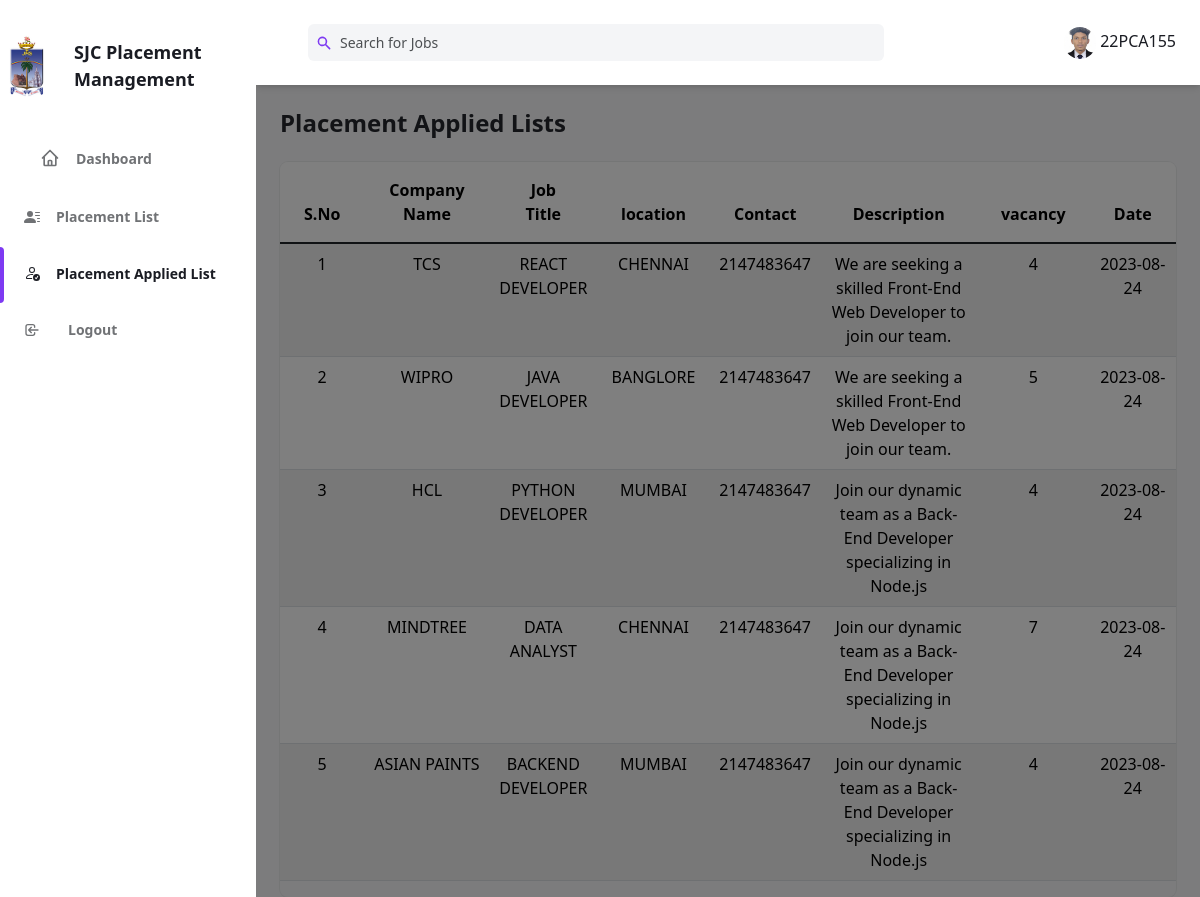
The app's page /user/applied.php (signed in), older data.
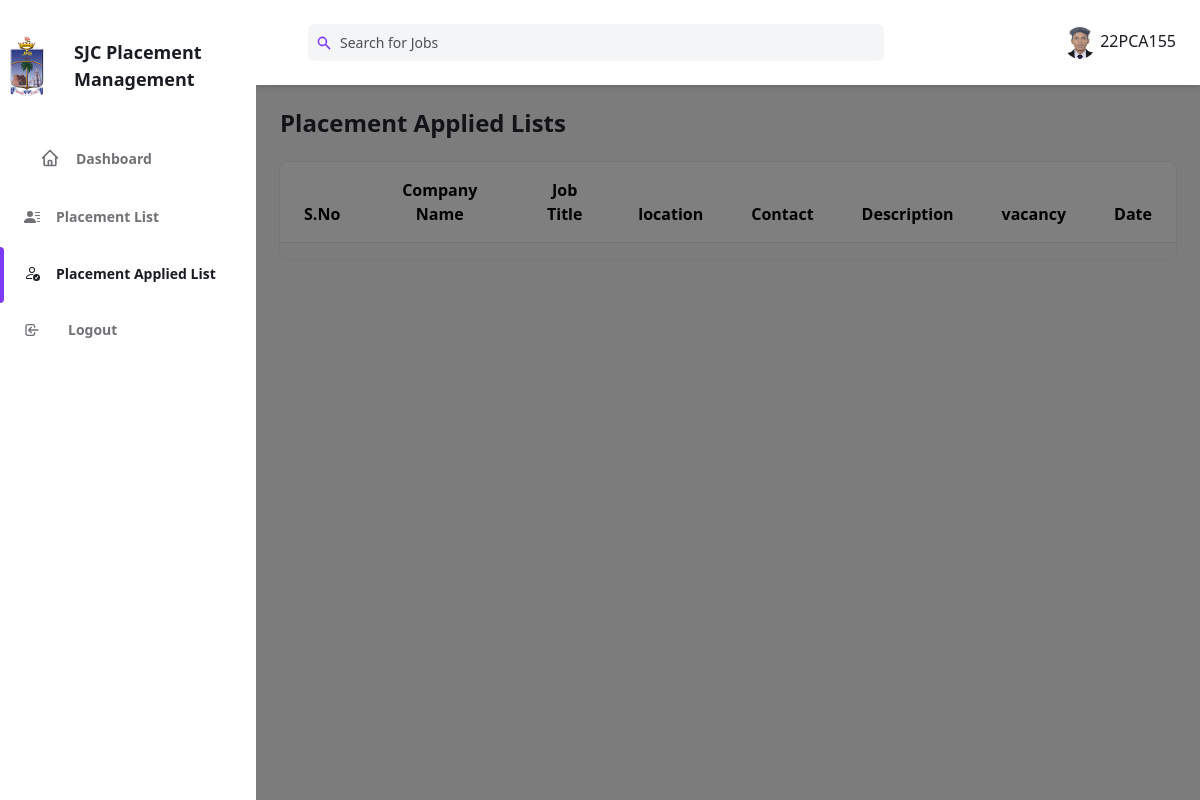
The same page, newer data.
### tables this page shows
CREATE TABLE `studentdetail` (
  `id` int(100) NOT NULL,
  `name` varchar(100) NOT NULL,
  `dno` varchar(100) NOT NULL,
  `major` varchar(100) NOT NULL,
  `phone` varchar(100) NOT NULL,
  `email` varchar(100) NOT NULL,
  `degree` varchar(100) NOT NULL,
  `year` varchar(100) NOT NULL,
  `skill` varchar(200) NOT NULL,
  `10th` varchar(100) NOT NULL,
  `12th` varchar(100) NOT NULL,
  `1st` varchar(100) NOT NULL,
  `2nd` varchar(100) NOT NULL,
  `3rd` varchar(100) NOT NULL,
  `4th` varchar(100) NOT NULL,
  `5th` varchar(100) NOT NULL,
  `6th` varchar(100) NOT NULL,
  `resume` varchar(200) NOT NULL,
  `profile_photo` varchar(200) NOT NULL
);

CREATE TABLE `users` (
  `id` int(100) NOT NULL,
  `name` varchar(100) NOT NULL,
  `dno` varchar(100) NOT NULL,
  `pass` varchar(100) NOT NULL
);

CREATE TABLE `pdf` (
  `id` int(100) NOT NULL,
  `s_id` int(100) NOT NULL,
  `c_id` int(100) NOT NULL,
  `resume` varchar(200) NOT NULL,
  `date` date NOT NULL DEFAULT current_timestamp()
);

CREATE TABLE `newplacement` (
  `id` int(100) NOT NULL,
  `name` varchar(100) NOT NULL,
  `title` varchar(100) NOT NULL,
  `qualification` varchar(100) NOT NULL,
  `location` varchar(100) NOT NULL,
  `contact` int(100) NOT NULL,
  `details` varchar(100) NOT NULL,
  `vacancy` varchar(100) NOT NULL,
  `lastdate` varchar(90) NOT NULL
);

### user/applied.php (the view, shortened to what this page needs)
<?php
include("database/db.php");
$id = $_SESSION['id'];
$select = "SELECT * FROM users WHERE id='$id'";
$reg = mysqli_query($con, $select);
$fetch = mysqli_fetch_array($reg);
$idd = $_SESSION['id'];
$selectUserQuery = "SELECT * FROM studentdetail WHERE id='$idd'";
$userResult = mysqli_query($con, $selectUserQuery);
$userData = mysqli_fetch_assoc($userResult);
?>
<!DOCTYPE html>
<html :class="{ 'theme-dark': dark }" x-data="data()" lang="en">
<head>
  <link href="https://cdn.jsdelivr.net/npm/bootstrap@5.3.1/dist/css/bootstrap.min.css" rel="stylesheet">
  <link rel="stylesheet" href="../assets/css/tailwind.output.css" />
  <link rel="stylesheet" href="https://cdnjs.cloudflare.com/ajax/libs/Chart.js/2.9.3/Chart.min.css" />
</head>
<body>
  <div class="flex h-screen bg-gray-50 dark:bg-gray-900" :class="{ 'overflow-hidden': isSideMenuOpen}">
    <aside class="z-20 hidden w-64 overflow-y-auto bg-white dark:bg-gray-800 md:block flex-shrink-0">
      <div class="py-4 text-gray-500 dark:text-gray-400">
        <div class="py-2 text-gray-500 dark:text-gray-400 flex items-center">
          <a href="https://sjctni.edu/" class="mr-2">
            <img src="../admin/img/sjc.png" alt="College Logo" width="75" height="75" class="rounded-full" style="text-align: center;">
          </a>
          <span class="ml-3 text-lg font-bold text-gray-800 dark:text-gray-200">SJC Placement Management</span>
        </div>
        <ul class="mt-6">
          <li class="relative px-10 py-3">
            <a class="inline-flex items-center w-full text-sm font-semibold transition-colors duration-150 hover:text-gray-800 dark:hover:text-gray-200" href="user_home.php">
              <span class="ml-4">Dashboard</span>
            </a>
          </li>
        </ul>
        <ul>
          <li class="relative px-6 py-3">
            <a class="inline-flex items-center w-full text-sm font-semibold transition-colors duration-150 hover:text-gray-800 dark:hover:text-gray-200" href="placement.php">
              <span class="ml-4">Placement List </span>
            </a>
          </li>
          <li class="relative px-6 py-3">
            <span class="absolute inset-y-0 left-0 w-1 bg-purple-600 rounded-tr-lg rounded-br-lg" aria-hidden="true"></span>
            <a class="inline-flex items-center w-full text-sm font-semibold text-gray-800 transition-colors duration-150 hover:text-gray-800 dark:hover:text-gray-200 dark:text-gray-100" href="applied.php">
              <span class="ml-4">Placement Applied List</span>
            </a>
          </li>
          <li class="relative px-6 py-3">
            <a class="inline-flex items-center w-full text-sm font-semibold transition-colors duration-150 hover:text-gray-800 dark:hover:text-gray-200" href="?log=yes" onclick="return confirm('Do you want to logout?')""
              >
              <svg
                          class=" w-4 h-4 mr-3" aria-hidden="true" fill="none" stroke-linecap="round" stroke-linejoin="round" stroke-width="2" viewBox="0 0 24 24" stroke="currentColor">
              <path d="M11 16l-4-4m0 0l4-4m-4 4h14m-5 4v1a3 3 0 01-3 3H6a3 3 0 01-3-3V7a3 3 0 013-3h7a3 3 0 013 3v1">
              </path>
              </svg>
              <span class="ml-4">Logout</span>
            </a>
          </li>
        </ul>
    </aside>
    <div x-show="isSideMenuOpen" x-transition:enter="transition ease-in-out duration-150" x-transition:enter-start="opacity-0" x-transition:enter-end="opacity-100" x-transition:leave="transition ease-in-out duration-150" x-transition:leave-start="opacity-100" x-transition:leave-end="opacity-0" class="fixed inset-0 z-10 flex items-end bg-black bg-opacity-50 sm:items-center sm:justify-center"></div>
    <div class="flex flex-col flex-1 w-full">
      <header class="z-10 py-4 bg-white shadow-md dark:bg-gray-800">
        <div class="container flex items-center justify-between h-full px-6 mx-auto text-purple-600 dark:text-purple-300">
          <div class="flex justify-center flex-1 lg:mr-32">
            <div class="relative w-full max-w-xl mr-6 focus-within:text-purple-500">
              <div class="absolute inset-y-0 flex items-center pl-2">
                <svg class="w-4 h-4" aria-hidden="true" fill="currentColor" viewBox="0 0 20 20">
                  <path fill-rule="evenodd" d="M8 4a4 4 0 100 8 4 4 0 000-8zM2 8a6 6 0 1110.89 3.476l4.817 4.817a1 1 0 01-1.414 1.414l-4.816-4.816A6 6 0 012 8z" clip-rule="evenodd"></path>
                </svg>
              </div>
              <input class="w-full pl-8 pr-2 text-sm text-gray-700 placeholder-gray-600 bg-gray-100 border-0 rounded-md dark:placeholder-gray-500 dark:focus:shadow-outline-gray dark:focus:placeholder-gray-600 dark:bg-gray-700 dark:text-gray-200 focus:placeholder-gray-500 focus:bg-white focus:border-purple-300 focus:outline-none focus:shadow-outline-purple form-input" type="text" placeholder="Search for Jobs" aria-label="Search" />
            </div>
          </div>
          <ul class="flex items-center flex-shrink-0 space-x-6">
            <li class='relative'>
              <button class='align-middle rounded-full focus:shadow-outline-purple focus:outline-none' @click='toggleProfileMenu' @keydown.escape='closeProfileMenu' aria-label='Account' aria-haspopup='true'>
                <img class="object-cover w-8 h-8 rounded-full" src="<?php echo isset($userData['profile_photo']) ? $userData['profile_photo'] : '../image/user.png'; ?>" alt="" aria-hidden="true" />
              </button>
              <span class="text-gray-800"><?php echo $fetch['dno']; ?></span>
            </li>
          </ul>
        </div>
      </header>
      <main class="h-full overflow-y-auto">
        <div class="container px-6 mx-auto grid">
          <h2 class="my-6 text-2xl font-semibold text-gray-700 dark:text-gray-200">
            Placement Applied Lists
          </h2>
          <div>
            <div class="w-full overflow-hidden rounded-lg shadow-xs">
              <div class="w-full overflow-x-auto">
                <div class="table-responsive">
                  <table class="table table-striped">
                    <thead class="table-light>
                    <tr
                      class=" text-xs font-semibold tracking-wide text-left text-gray-500 uppercase border-b dark:border-gray-700 bg-gray-50 dark:text-gray-400 dark:bg-gray-800">
                      <th class="px-4 py-3" style="text-align: center;">S.No</th>
                      <th class="px-4 py-3" style="text-align: center;">Company Name</th>
                      <th class="px-4 py-3" style="text-align: center;">Job Title</th>
                      <th class="px-4 py-3" style="text-align: center;">location</th>
                      <th class="px-4 py-3" style="text-align: center;">Contact</th>
                      <th class="px-4 py-3" style="text-align: center;">Description</th>
                      <th class="px-4 py-3" style="text-align: center;">vacancy</th>
                      <th class="px-4 py-3" style="text-align: center;">Date</th>
                    </thead>
                    <tbody class="table-group-divider">
                      <?php
                      $course = mysqli_query($con, "SELECT * FROM pdf where s_id=$_SESSION[id]");
                      $i = 1;
                      while ($row = mysqli_fetch_array($course)) {
                        $apply = mysqli_query($con, "SELECT * FROM newplacement where id=$row[c_id]");
                        $apply_row = mysqli_fetch_assoc($apply);
                      ?>
                        <tr style="margin-bottom: 30px;">
                          <td style="text-align: center;"><?php echo $i; ?></td>
                          <td style="text-align: center;"><?php echo $apply_row['name']; ?></td>
                          <td style="text-align: center;"><?php echo $apply_row['title']; ?></td>
                          <td style="text-align: center;"><?php echo $apply_row['location']; ?></td>
                          <td style="text-align: center;"><?php echo $apply_row['contact']; ?></td>
                          <td style="text-align: center;"><?php echo $apply_row['details']; ?></td>
                          <td style="text-align: center;"><?php echo $apply_row['vacancy']; ?></td>
                          <td style="text-align: center;"><?php echo $row['date']; ?></td>
                        </tr>
                      <?php
                        $i++;
                      }
                      ?>
                    </tbody>
                  </table>
                </div>
              </div>

Row changes from the older to the newer data that the page shows:
removed pdf: newplacement.name "TCS", newplacement.title "REACT DEVELOPER", newplacement.location "CHENNAI", newplacement.contact "2147483647", newplacement.details "We are seeking a skilled Front-End Web Developer to join our team.", newplacement.vacancy "4", date "2023-08-24"
removed pdf: newplacement.name "WIPRO", newplacement.title "JAVA DEVELOPER", newplacement.location "BANGLORE", newplacement.contact "2147483647", newplacement.details "We are seeking a skilled Front-End Web Developer to join our team.", newplacement.vacancy "5", date "2023-08-24"
removed pdf: newplacement.name "HCL", newplacement.title "PYTHON DEVELOPER", newplacement.location "MUMBAI", newplacement.contact "2147483647", newplacement.details "Join our dynamic team as a Back-End Developer specializing in Node.js", newplacement.vacancy "4", date "2023-08-24"
removed pdf: newplacement.name "MINDTREE", newplacement.title "DATA ANALYST", newplacement.location "CHENNAI", newplacement.contact "2147483647", newplacement.details "Join our dynamic team as a Back-End Developer specializing in Node.js", newplacement.vacancy "7", date "2023-08-24"
removed pdf: newplacement.name "ASIAN PAINTS", newplacement.title "BACKEND DEVELOPER", newplacement.location "MUMBAI", newplacement.contact "2147483647", newplacement.details "Join our dynamic team as a Back-End Developer specializing in Node.js", newplacement.vacancy "4", date "2023-08-24"
